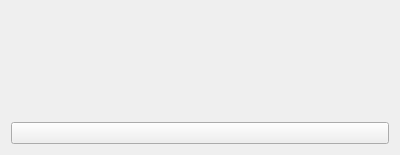
<?xml version="1.0" encoding="UTF-8"?>
<ui version="4.0">
 <class>Form</class>
 <widget class="QWidget" name="Form">
  <property name="geometry">
   <rect>
    <x>0</x>
    <y>0</y>
    <width>400</width>
    <height>155</height>
   </rect>
  </property>
  <property name="windowTitle">
   <string>Form</string>
  </property>
  <layout class="QVBoxLayout" name="verticalLayout">
   <item>
    <widget class="PyDMEmbeddedDisplay" name="emb_disp">
     <property name="toolTip">
      <string/>
     </property>
     <property name="macros">
      <string>{&quot;TITLE&quot;: &quot;${EMB_TITLE}&quot;}</string>
     </property>
     <property name="filename">
      <string>pcdswidgets/tests/builder/subdisplay.ui</string>
     </property>
     <property name="recursiveDisplaySearch">
      <bool>false</bool>
     </property>
     <property name="loadWhenShown">
      <bool>true</bool>
     </property>
     <property name="disconnectWhenHidden">
      <bool>true</bool>
     </property>
     <property name="followSymlinks">
      <bool>false</bool>
     </property>
    </widget>
   </item>
   <item>
    <widget class="PyDMRelatedDisplayButton" name="rel_disp">
     <property name="toolTip">
      <string/>
     </property>
     <property name="alarmSensitiveContent">
      <bool>false</bool>
     </property>
     <property name="alarmSensitiveBorder">
      <bool>true</bool>
     </property>
     <property name="PyDMToolTip">
      <string/>
     </property>
     <property name="PyDMIcon">
      <string/>
     </property>
     <property name="filenames">
      <stringlist>
       <string>pcdswidgets/tests/builder/subdisplay.ui</string>
       <string>some/other/rel/path.ui</string>
       <string>/wow/abs/path.ui</string>
      </stringlist>
     </property>
     <property name="titles">
      <stringlist/>
     </property>
     <property name="showIcon">
      <bool>true</bool>
     </property>
     <property name="recursiveDisplaySearch">
      <bool>false</bool>
     </property>
     <property name="macros">
      <stringlist>
       <string>{&quot;TITLE&quot;: &quot;${REL_TITLE}&quot;}</string>
       <string></string>
       <string></string>
      </stringlist>
     </property>
     <property name="openInNewWindow">
      <bool>false</bool>
     </property>
     <property name="passwordProtected">
      <bool>false</bool>
     </property>
     <property name="password">
      <string/>
     </property>
     <property name="protectedPassword">
      <string/>
     </property>
     <property name="followSymlinks">
      <bool>false</bool>
     </property>
    </widget>
   </item>
  </layout>
 </widget>
 <customwidgets>
  <customwidget>
   <class>PyDMEmbeddedDisplay</class>
   <extends>QFrame</extends>
   <header>pydm.widgets.embedded_display</header>
  </customwidget>
  <customwidget>
   <class>PyDMRelatedDisplayButton</class>
   <extends>QPushButton</extends>
   <header>pydm.widgets.related_display_button</header>
  </customwidget>
 </customwidgets>
 <resources/>
 <connections/>
</ui>
